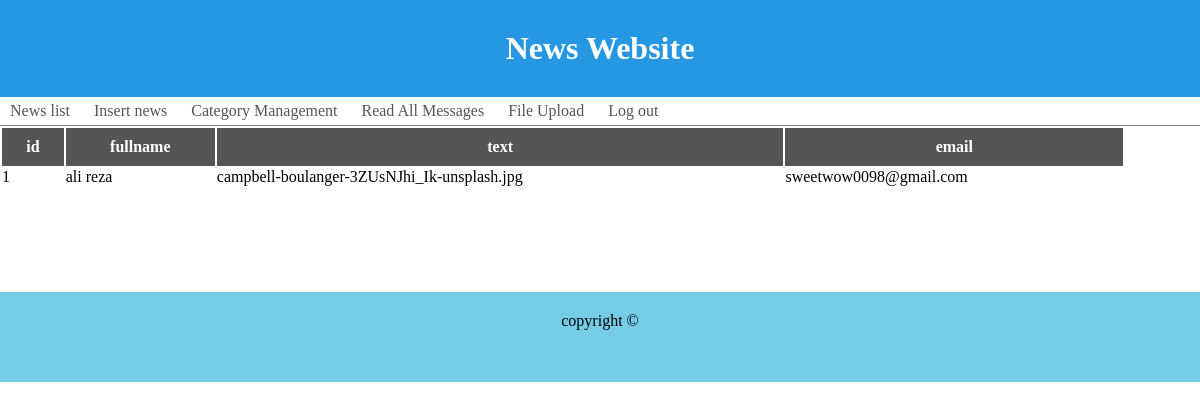
The page /admin/show1_message&id=1 (signed in) on the database its author committed.
### tables this page shows
CREATE TABLE `contact` (
  `id` int(11) NOT NULL,
  `fullname` varchar(100) NOT NULL,
  `email` varchar(100) NOT NULL,
  `text` text NOT NULL
);

### Lib/View.php (called while the page is built, shortened)
<?php
	class View
	{
		public function render($view_name, $data = null)
		{
			require "Views/" . $view_name . ".php";
		}
	}

### Controllers/adminController.php (called while the page is built, shortened)
<?php
  class adminController extends Controller
  {
	public function show1_message ()
	{
		include("Models/Contact.php");
		$messages = new Contact();
		$id = $_GET['id'];
		$onemessage = $messages->c_getone($id);
		$data['onemessage'] = $onemessage;
		$this->view->render("admin/_include/header_view");
		$this->view->render("admin/show_message",$data);
		$this->view->render("front/_include/footer_view");
	}
  }

### Lib/Bootstrap.php (called while the page is built, shortened)
<?php
	class Bootstrap
	{
		function __construct()
		{
		  if(!isset($_GET['page']) || $_GET['page'] == "index.php")
		  {
			$page= "main";
		  } else {
			$page = $_GET['page'];
		  }
		  $arr = explode("/", $page);
		  $controller = new $ctrl();
		  $controller->loadModel($arr[0]);
		  if(isset($arr[1])){
			  $method = $arr[1];
		  } else {
			  $method = "index";
		  }
		  $controller->{$method}();
		}
	}

### index.php (called while the page is built, shortened)
<?php
  include('Lib/Bootstrap.php');
  include('Lib/View.php');
  include('Lib/DB.php');
  $app = new Bootstrap();
  ?>

### Lib/DB.php (called while the page is built, shortened)
<?php
    class DB
    {
        function __construct()
        {
            $this->db = new mysqli(HOST, DB_USERNAME, DB_PASS, DB_NAME);
            mysqli_set_charset($this->db,"utf8");
        }
        public function select ($sql)
        {
            return $this->db->query($sql);
        }
    }

### Models/Contact.php (called while the page is built, shortened)
<?php
  class Contact extends DB
  {
    public function c_getone($id)
    {
      return $this->select("SELECT * FROM contact WHERE `id` = $id");
    }
  }

### Views/admin/show_message.php (the view, shortened to what this page needs)
<table>
	<tr>
        <th>id</th>
		<th>fullname</th>
		<th>text</th>
		<th>email</th>
	</tr>
	<?php
		$message = $onemessage->fetch_assoc()
	?>
	<tr>
        <td><?php echo $message["id"]; ?></td>
		<td><?php echo $message["fullname"]; ?></td>
		<td><?php echo $message["text"]; ?></td>
		<td><?php echo $message["email"]; ?></td>
		<td><a class="remove" href="./delete_messages&id=<?php echo $message["id"]; ?>">X</a></td>
        <td><a class="text" href="./update_messages&id=<?php echo $message["id"]; ?>">Edit</a></td>
	</tr>
</table>
<br>
		<br>
		<a href="./back">back to Dashboard</a>

### public/assets/admin/css/style.css (style rules this page uses)
th { background: #555; color: #fff; padding: 10px; border: none; }
tr:nth-child(odd) { background: #ddd; }
* { margin: 0; padding: 0; }
body { display: flex; flex-direction: column; }
.form-group .require, a.remove { color: #f00; }
a:visited, a:link, a.link { color: white; text-decoration: none; }

### Views/admin/show_message.php (style rules this page uses)
* { margin: 0; padding: 0; }
th { background: #555; color: #fff; padding: 10px; border: none; }
tr:nth-child(odd) { background: #ddd; }
.remove { color: #f00; }

### rows shown on the page
contact: id "1", fullname "ali reza", text "campbell-boulanger-3ZUsNJhi_Ik-unsplash.jpg", email "sweetwow0098@gmail.com"
